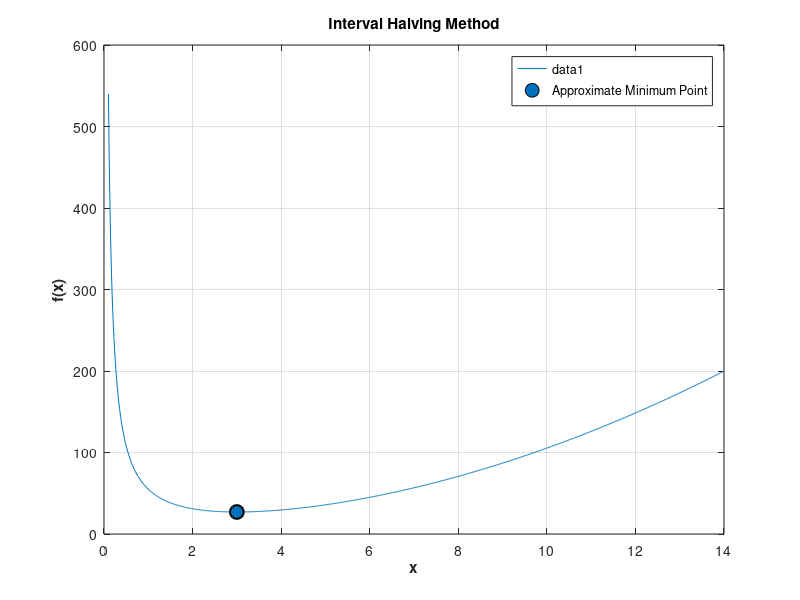

Recreate this plot in MATLAB.
% Interval Halving Method as Explained in the book 
%"Optimization of Engineering Design: Algorithms and Examples" by Prof. Kalyanmoy Deb
% Code developed by Sri. Soumyabrata Bhattacharjee
% Matlab version R2022a
% Date: 16th October, 2018
% Date: 31st October, 2023 (updated)
clc
clear
% Interval Halving Method

a = 0.1; % Lower bound
b = 14; % Upper bound
eps = 1e-5; % Desired accuracy

% Function to minimize
f = @(x) x.^2 + 54./x;

% Initialization
xm = (a + b) / 2; % Mid point
L = b - a; % Length of search space
x1 = a + L / 4; % Left intermediary point
x2 = b - L / 4; % Right intermediary point

f1 = f(x1);
f2 = f(x2);
fm = f(xm);
x_vals = linspace(a, b, 1000);
y_vals = f(x_vals);

while abs(L) > eps
    if f1 < fm
        b = xm;
        xm = x1;
    elseif f2 < fm
        a = xm;
        xm = x2;
    else
        a = x1;
        b = x2;
    end
    
    L = b - a;
    x1 = a + L / 4;
    x2 = b - L / 4;
    f1 = f(x1);
    f2 = f(x2);
    fm = f(xm);
end

fprintf('The minimum point lies between %.8f and %.8f\n', x1, x2);

% Plot the function
plot(x_vals, y_vals);
xlabel('x', 'FontWeight', 'bold');
ylabel('f(x)', 'FontWeight', 'bold');
grid on;
title('Interval Halving Method', 'FontWeight', 'bold');

hold on;
scatter(xm, fm, 100, 'red', 'filled', 'MarkerEdgeColor', 'black', 'LineWidth', 1.5, 'DisplayName', 'Approximate Minimum Point');
legend('show');
hold off;

saveas(gcf, 'Interval_Halving_Method.png', 'png');
